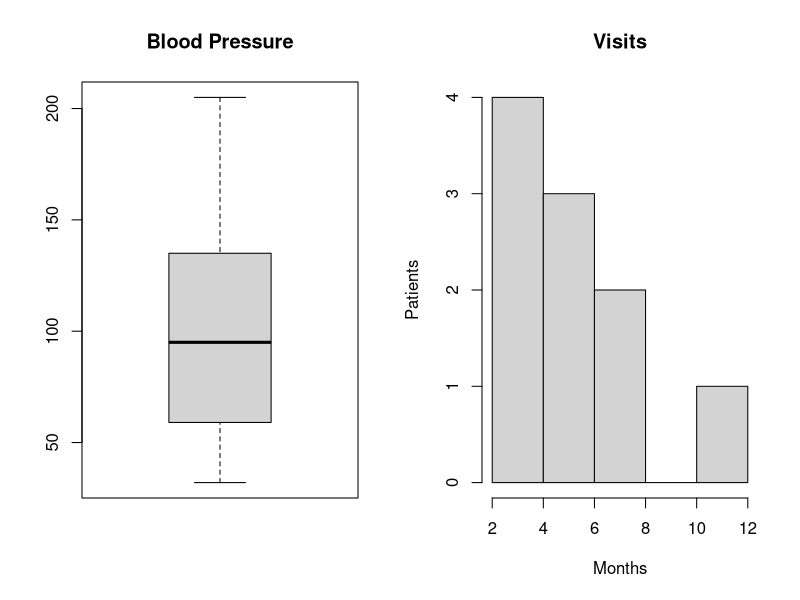
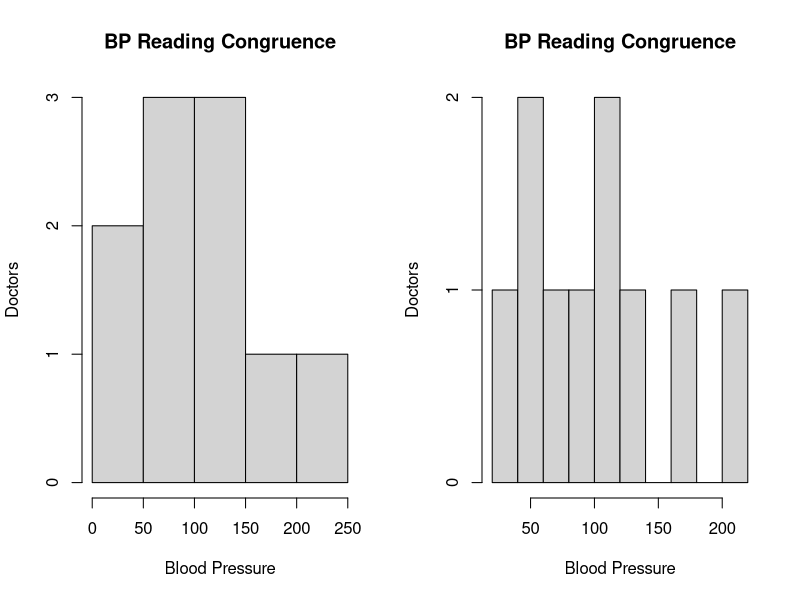

Recreate these plots in R, in order.
## ---- chunk 1
freqRaw <- c( ".6",".3",".4",".4",".2",".6",".3",".4",".9",".2" )
bpRaw <- c( "103","87","32","42","59","109","78","205","135","176" )
visit_1Raw <- c( "bad","bad","bad","bad","good","good","good","good","NA","bad")
visit_2Raw <- c( "low","low","high","high","low","low","high","high","high","high" )
visit_3Raw <- c( "low","high","low","high","low","high","low","high","high","high" )

freq <- as.numeric( freqRaw )
bp <- as.integer( bpRaw )

replaceOldNew <- function(vect,old1,new1,old2,new2){
    for (i in 1:length(vect)){
        if (vect[i]==old1) vect[i]=new1
        if (vect[i]==old2) vect[i]=new2
    }
    return ( as.numeric(vect) )
}

visit_1 <- replaceOldNew(visit_1Raw,"bad",1,"good",0)
visit_2 <- replaceOldNew(visit_2Raw,"low",0,"high",1)
visit_3 <- replaceOldNew(visit_3Raw,"low",0,"high",1)

df <- data.frame( freq,bp,visit_1,visit_2,visit_3 )
df

## ---- chunk 2
par(mfrow=c(1,2))
boxplot( df$bp , main="Blood Pressure" )
hist( df$freq*12 , main="Visits" , xlab="Months" , ylab="Patients" )
## ---- chunk 3
summary( df$bp )
## ---- chunk 4
total <- rowSums( cbind(df$visit_1,df$visit_2,df$visit_3), na.rm=TRUE )
df <- cbind(df,total)
hist( df$bp , main="BP Reading Congruence" , xlab="Blood Pressure" , ylab="Doctors"  )
## ---- chunk 5
hist( df$bp , breaks=10, main="BP Reading Congruence" , xlab="Blood Pressure" , ylab="Doctors"  )
